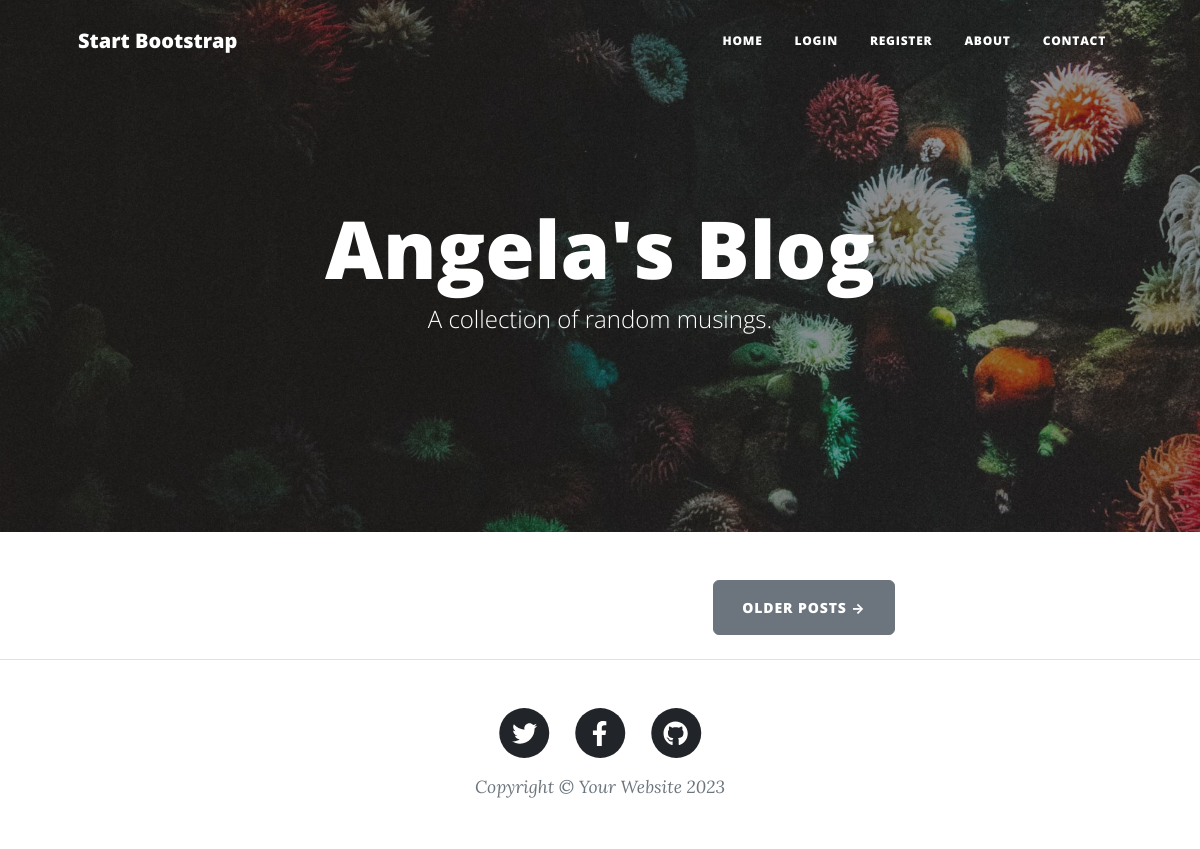
Before: / with the older database file.
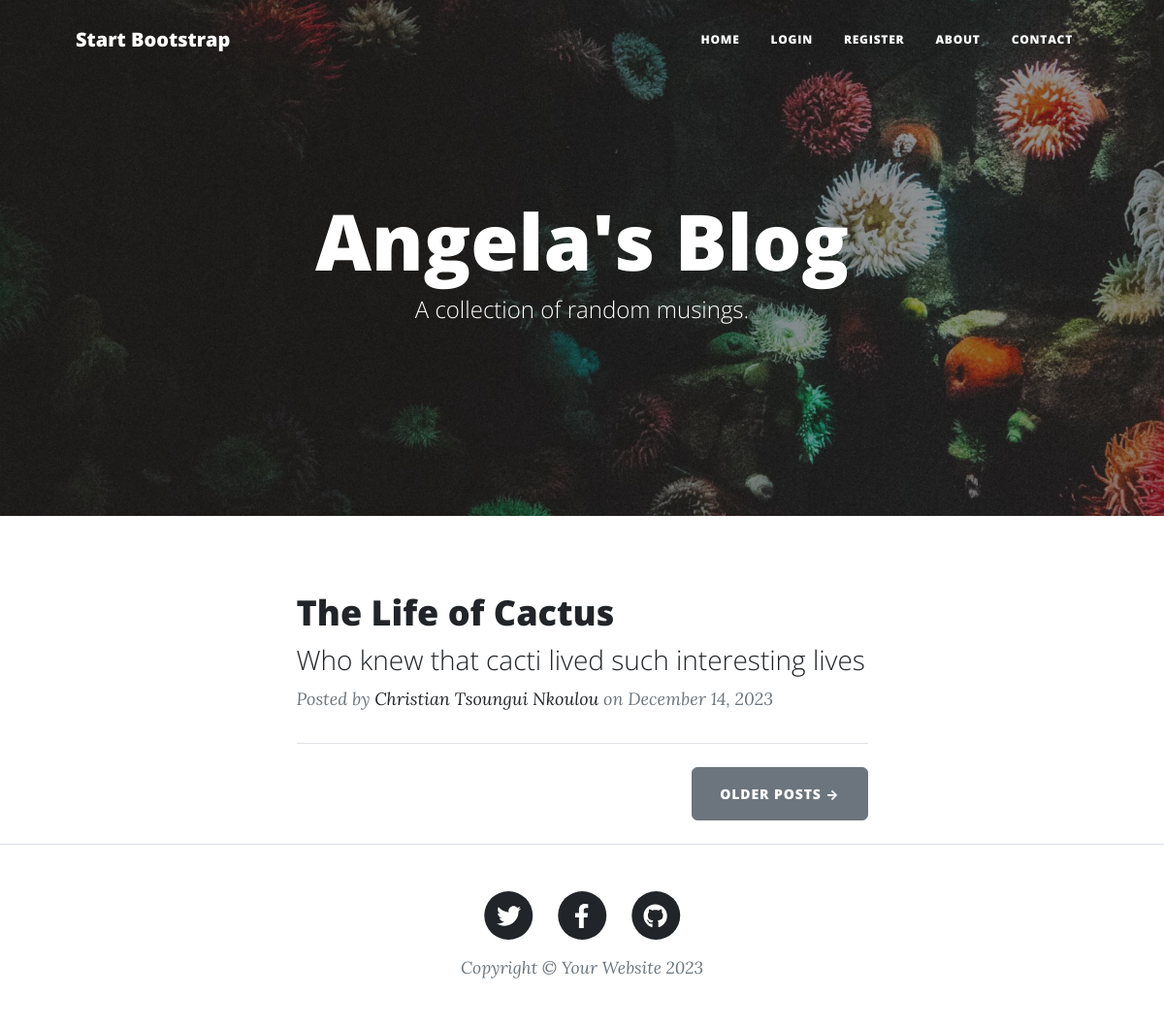
After: the same page with the newer database file.
### main.py (models this page shows)
class BlogPost(db.Model):
    __tablename__ = "blog_posts"
    id = db.Column(db.Integer, primary_key=True)
    title = db.Column(db.String(250), unique=True, nullable=False)
    subtitle = db.Column(db.String(250), nullable=False)
    date = db.Column(db.String(250), nullable=False)
    body = db.Column(db.Text, nullable=False)
    img_url = db.Column(db.String(250), nullable=False)
    author_id = db.Column(db.Integer, ForeignKey("users.id"))
    author = relationship("User", back_populates='posts')
    comments = relationship("Comment", back_populates='parent_post')

class User(UserMixin, db.Model):
    __tablename__ = "users"
    id = db.Column(db.Integer, primary_key=True)
    email = db.Column(db.String, unique=True)
    password = db.Column(db.String(100))
    name = db.Column(db.String(1000))
    posts = relationship("BlogPost", back_populates="author")
    comments = relationship("Comment", back_populates="comment_author")

### main.py (the view)
@app.route("/")
def get_all_posts():
    result = db.session.execute(db.select(BlogPost))
    posts = result.scalars().all()
    return render_template("index.html", all_posts=posts, logged_in=current_user.is_authenticated,
                           is_admin=check_user_access())

### main.py (called while the page is built)
def check_user_access():
    is_admin = False
    if current_user.is_authenticated:
        is_admin = current_user.id == 1
    return is_admin

### templates/index.html (shortened to what this page needs)
{% include "header.html" %}
<header
  class="masthead"
  style="background-image: url('../static/assets/img/home-bg.jpg')"
>
  <div class="container position-relative px-4 px-lg-5">
    <div class="row gx-4 gx-lg-5 justify-content-center">
      <div class="col-md-10 col-lg-8 col-xl-7">
        <div class="site-heading">
          <h1>Angela's Blog</h1>
          <span class="subheading">A collection of random musings.</span>
        </div>
      </div>
    </div>
  </div>
</header>
<div class="container px-4 px-lg-5">
  <div class="row gx-4 gx-lg-5 justify-content-center">
    <div class="col-md-10 col-lg-8 col-xl-7">
      {% for post in all_posts %}
      <div class="post-preview">
        <a href="{{ url_for('show_post', post_id=post.id) }}">
          <h2 class="post-title">{{ post.title }}</h2>
          <h3 class="post-subtitle">{{ post.subtitle }}</h3>
        </a>
        <p class="post-meta">
          Posted by
          <a href="#">{{post.author.name }}</a>
          on {{post.date}}
        </p>
      </div>
      <hr class="my-4" />
      {% endfor %}
      <div class="d-flex justify-content-end mb-4">
        <a class="btn btn-secondary text-uppercase" href="#!">Older Posts →</a>
      </div>
    </div>
  </div>
</div>
{% include "footer.html" %}

### templates/header.html (shortened to what this page needs)
<!DOCTYPE html>
<html lang="en">
  <head>
    {% block styles %}
    {{ bootstrap.load_css() }}
    <link
      href="{{ url_for('static', filename='css/styles.css') }}"
      rel="stylesheet"
    />
    {% endblock %}
  </head>
  <body>
    <nav class="navbar navbar-expand-lg navbar-light" id="mainNav">
      <div class="container px-4 px-lg-5">
        <a class="navbar-brand" href="/">Start Bootstrap</a>
        <div class="collapse navbar-collapse" id="navbarResponsive">
          <ul class="navbar-nav ms-auto py-4 py-lg-0">
            <li class="nav-item">
              <a
                class="nav-link px-lg-3 py-3 py-lg-4"
                href="{{ url_for('get_all_posts') }}"
                >Home</a
              >
            </li>
            {% if not logged_in %}
            <li class="nav-item">
              <a
                class="nav-link px-lg-3 py-3 py-lg-4"
                href="{{ url_for('login') }}"
                >Login</a
              >
            </li>
            {% endif %}
            {% if not logged_in %}
            <li class="nav-item">
              <a
                class="nav-link px-lg-3 py-3 py-lg-4"
                href="{{ url_for('register') }}"
                >Register</a
              >
            </li>
            {% endif %}
            <li class="nav-item">
              <a
                class="nav-link px-lg-3 py-3 py-lg-4"
                href="{{ url_for('about') }}"
                >About</a
              >
            </li>
            <li class="nav-item">
              <a
                class="nav-link px-lg-3 py-3 py-lg-4"
                href="{{ url_for('contact') }}"
                >Contact</a
              >
            </li>
          </ul>
        </div>
      </div>
    </nav>
  </body>
</html>

### templates/footer.html (shortened to what this page needs)
        <footer class="border-top">
          <div class="container px-4 px-lg-5">
              <div class="row gx-4 gx-lg-5 justify-content-center">
                  <div class="col-md-10 col-lg-8 col-xl-7">
                      <ul class="list-inline text-center">
                          <li class="list-inline-item">
                              <a href="#!">
                                  <span class="fa-stack fa-lg">
                                      <i class="fas fa-circle fa-stack-2x"></i>
                                      <i class="fab fa-twitter fa-stack-1x fa-inverse"></i>
                                  </span>
                              </a>
                          </li>
                          <li class="list-inline-item">
                              <a href="#!">
                                  <span class="fa-stack fa-lg">
                                      <i class="fas fa-circle fa-stack-2x"></i>
                                      <i class="fab fa-facebook-f fa-stack-1x fa-inverse"></i>
                                  </span>
                              </a>
                          </li>
                          <li class="list-inline-item">
                              <a href="#!">
                                  <span class="fa-stack fa-lg">
                                      <i class="fas fa-circle fa-stack-2x"></i>
                                      <i class="fab fa-github fa-stack-1x fa-inverse"></i>
                                  </span>
                              </a>
                          </li>
                      </ul>
                      <div class="small text-center text-muted fst-italic">Copyright &copy; Your Website 2023</div>
                  </div>
              </div>
          </div>
      </footer>
  </body>
</html>

Changed rows visible on the page:
added BlogPost: title "The Life of Cactus", subtitle "Who knew that cacti lived such interesting lives", author.name "Christian Tsoungui Nkoulou", date "December 14, 2023"
